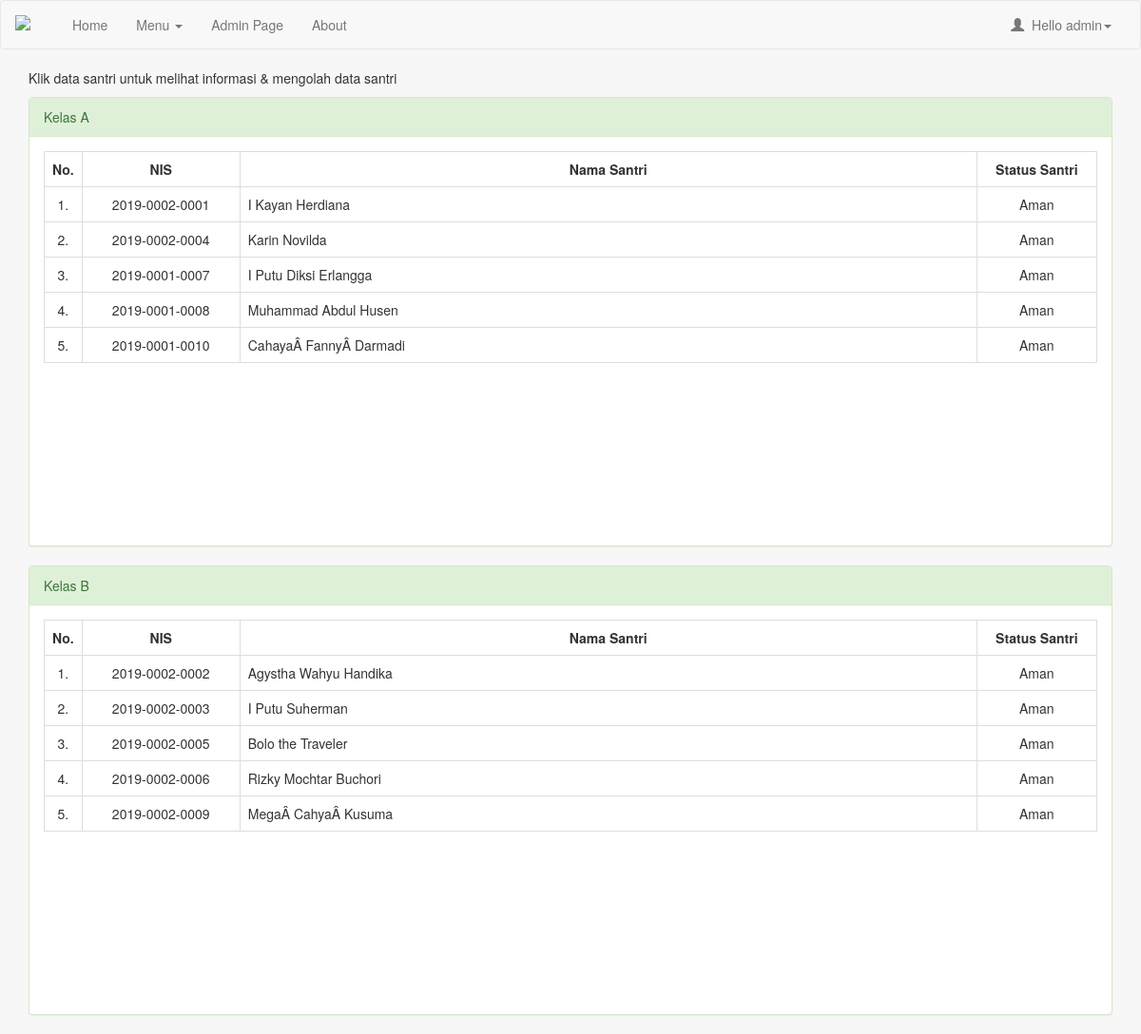
Page /admin/index.php?m=absensi (signed in) on the committed database.
### tables this page shows
CREATE TABLE `tbkelas` (
  `IdKelas` int(11) NOT NULL,
  `NamaKelas` varchar(50) NOT NULL,
  `TahunKelas` int(11) NOT NULL,
  `KeteranganKelas` text NOT NULL
);

CREATE TABLE `tbsantri` (
  `IdSantri` int(11) NOT NULL,
  `NIS` varchar(20) NOT NULL,
  `TglInput` date NOT NULL,
  `Nama` varchar(50) NOT NULL,
  `NamaLengkap` varchar(100) NOT NULL,
  `JenisKelamin` int(2) NOT NULL,
  `TempatLahir` varchar(40) NOT NULL,
  `TglLahir` date NOT NULL,
  `AnakKe` int(5) NOT NULL,
  `Dari` int(11) NOT NULL,
  `Bahasa` varchar(40) NOT NULL,
  `KebutuhanKhusus` varchar(30) NOT NULL,
  `SekolahTerakhir` varchar(20) NOT NULL,
  `NamaSekolah` varchar(50) NOT NULL,
  `AlamatSekolah` text NOT NULL,
  `TinggalDengan` varchar(30) NOT NULL,
  `NomorKK` varchar(50) NOT NULL,
  `NamaJalan` text NOT NULL,
  `RT` varchar(50) NOT NULL,
  `RW` varchar(50) NOT NULL,
  `Desa` varchar(50) NOT NULL,
  `Kecamatan` varchar(100) NOT NULL,
  `Kabupaten` varchar(100) NOT NULL,
  `Provinsi` varchar(100) NOT NULL,
  `StatusSantri` varchar(30) NOT NULL,
  `IdProgram` int(11) NOT NULL,
  `IdKelas` int(11) NOT NULL
);

### admin/absensi.php (the view, shortened to what this page needs)
<?php
    $sql = "SELECT * FROM tbkelas";
    $query = mysqli_query($conn, $sql);
?>
<htmL>
    <p>Klik data santri untuk melihat informasi & mengolah data santri</p>
    <?php
        while($data = mysqli_fetch_object($query)) {
    ?>
    <div class="panel panel-success">
        <div class="panel-heading"><?php echo "Kelas ".$data->NamaKelas?></div>
        <div class="panel-body" style="height:430px;overflow-y: auto;">
            <table class="table table-bordered table-hover">
                <tr>
                    <th width="2%" align="center" style="text-align: center">No. </th>
                    <th align="center" style="text-align: center">NIS</th>
                    <th align="center" style="text-align: center">Nama Santri </th>
                    <th align="center" style="text-align: center">Status Santri</th>
                </tr>
                <?php
                $sql1 = "SELECT * FROM tbsantri WHERE IdKelas = '$data->IdKelas'";
                $query1 = mysqli_query($conn, $sql1);
                $no = 1;
                while ($data1 = mysqli_fetch_object($query1)) {?>
                <tr class="rowHref" data-href="index.php?m=absen_detail&ID=<?php echo $data1->IdSantri?>">
                    <td align="center" width="2%"><?php echo $no++."."?></td>
                    <td align="center" width="15%"><?php echo $data1->NIS?></td>
                    <td width="70%"><?php echo $data1->NamaLengkap?></td>
                    <td style="text-align: center"><?php echo $data1->StatusSantri?></td>
                </tr>
                <?php } ?>
            </table>
        </div>
    </div>
    <?php } ?>
</htmL>

### assets/css/startmin.css (style rules this page uses)
body { background-color: #f8f8f8; }

### rows in the picture
tbkelas: NamaKelas "A"
tbsantri: NIS "2019-0002-0001", NamaLengkap "I Kayan Herdiana", StatusSantri "Aman"
tbsantri: NIS "2019-0002-0004", NamaLengkap "Karin Novilda", StatusSantri "Aman"
tbsantri: NIS "2019-0001-0007", NamaLengkap "I Putu Diksi Erlangga", StatusSantri "Aman"
tbsantri: NIS "2019-0001-0008", NamaLengkap "Muhammad Abdul Husen", StatusSantri "Aman"
tbsantri: NIS "2019-0001-0010", NamaLengkap "CahayaÂ FannyÂ Darmadi", StatusSantri "Aman"
tbkelas: NamaKelas "B"
tbsantri: NIS "2019-0002-0002", NamaLengkap "Agystha Wahyu Handika", StatusSantri "Aman"
tbsantri: NIS "2019-0002-0003", NamaLengkap "I Putu Suherman", StatusSantri "Aman"
tbsantri: NIS "2019-0002-0005", NamaLengkap "Bolo the Traveler", StatusSantri "Aman"
tbsantri: NIS "2019-0002-0006", NamaLengkap "Rizky Mochtar Buchori", StatusSantri "Aman"
tbsantri: NIS "2019-0002-0009", NamaLengkap "MegaÂ CahyaÂ Kusuma", StatusSantri "Aman"

### other values in the picture
$_SESSION['username'] "admin"
